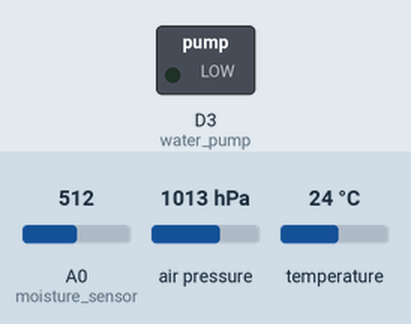
Recording of a sketch running on a simulated ESP8266 (NodeMCU). Shown: switched loads named in the sketch (green lamp = pin HIGH). The test bench sets the inputs (shaded band); at power-on: A0 (moisture_sensor) = 512, air pressure 1013 hPa, temperature 24 °C. WiFi joins after 1.5 s; servers stay silent unless stated; no MQTT or app messages arrive unless stated; what the sketch prints to the serial monitor is not drawn.

Above: at 3.7 s.
3.8 s: A0 (moisture_sensor) set to 882
10.3 s: A0 (moisture_sensor) set to 906
At 15.9 s:
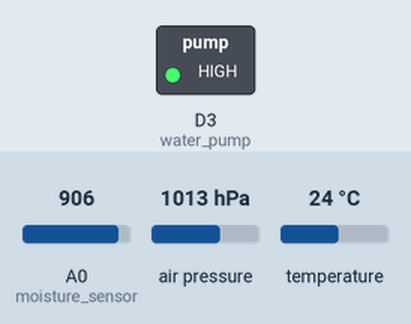
21.5 s: A0 (moisture_sensor) set to 716
At 23.3 s:
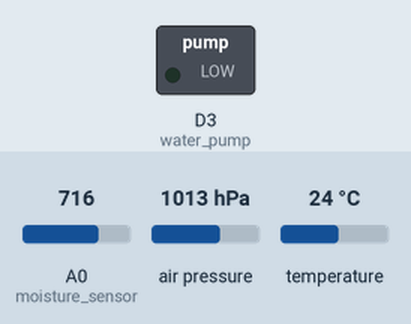
Timing chart, 0 to 24.8 s (numbered marks = the images above; inputs shaded):
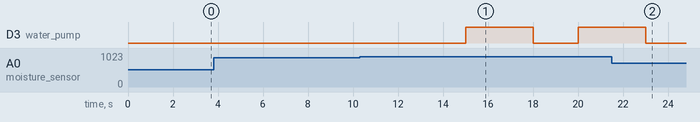

The sketch:

node_beocin_1.ino
```cpp
#include <ESP8266WiFi.h>
#include <PubSubClient.h>
#include <SFE_BMP180.h>
#include <Wire.h>

//Network setup
const char* ssid = "WIFI_SSID";
const char* password = "WIFI_PASSWORD";
const char* mqtt_broker = "MQTT_BROKER_IP_ADDRESS";

//Objects setup
WiFiClient espClient;
PubSubClient client(espClient);
SFE_BMP180 pressure_obj;

//Pin setup
const int moisture_sensor = A0;
const int water_pump = D3;

//Variables
long current_time;
long last_measure = 0;
long pump_timer = 0;
long timer_2 = 0;
bool pump_switch = false;
int moist_value;
double temp_value, pressure_value;
static char pub_moist_value[4];
static char pub_temp_value[6];
static char pub_pressure_value[8];

//--------------------------------------------------------------------------------------------------------------------------------

void wifi_setup(){
  delay(1000);

  //start connecting
  Serial.println("Connecting to: ");
  Serial.println(ssid);

  WiFi.begin(ssid, password);
  while(WiFi.status() != WL_CONNECTED){
      delay(500);
      Serial.print(".");
  }
  Serial.println("");
  Serial.print("WiFi connected - ESP IP address: ");
  Serial.println(WiFi.localIP());
}

void mqtt_reconnect(){
  while(!client.connected()){
    Serial.print("Attempting MQTT connection...");

    if(client.connect("ESP8266-Beocin1")){
      Serial.println("Connection successful");
    } else{
      Serial.print("Connection failed, rc=");
      Serial.print(client.state());
      Serial.println(" try again in 5 seconds");
      delay(5000);
    }
  }
}

//--------------------------------------------------------------------------------------------------------------------------------

int readMoisturePercentage(){
  int value = analogRead(moisture_sensor);
  //Serial.print("Raw value: ");
  //Serial.println(value);
  value = map(value, 1024,180,0,100);
  return value;
}

//--------------------------------------------------------------------------------------------------------------------------------

void initBMP180(){
  if(pressure_obj.begin()){
    Serial.println("BMP180 initialisation successful");
  }else{
    Serial.println("BMP180 initialisation fail");
    initBMP180();
  }
}

double readTemperatureValue(){
  char status_; //lower memory usage
  double temp = 0;

  status_ = pressure_obj.startTemperature();
  if(status_ != 0){
    delay(status_);
    status_ = pressure_obj.getTemperature(temp);
    if(status_ == 0) Serial.println("Error while reading temperature value (step_2)");
  }else{
    Serial.println("Error while reading temperature value (step_1)");
  }

  return temp;
}

double readPressureValue(double temperature){
  char status_; //lower memory usage
  double pressure = 0;

  status_ = pressure_obj.startPressure(3);
  if(status_ != 0){
    delay(status_);
    status_ = pressure_obj.getPressure(pressure, temperature);
    if(status_ == 0) Serial.println("Error while reading pressure value (step_2)");
  }else{
    Serial.println("Error while reading pressure value (step_1)");
  }

  return pressure;
}

//--------------------------------------------------------------------------------------------------------------------------------

void setup() {
  pinMode(moisture_sensor, INPUT);
  pinMode(water_pump, OUTPUT);

  Serial.begin(115200);
  wifi_setup();
  client.setServer(mqtt_broker, 1883);

  initBMP180();

}

void loop() {
  if(!client.connected()) mqtt_reconnect();
  if(!client.loop()) client.connect("ESP8266-Beocin1");

  current_time = millis();

  if(current_time - last_measure > 5000){
    last_measure = current_time;

    moist_value = readMoisturePercentage();
    Serial.print("Moisture sensor reading: ");
    Serial.print(moist_value);
    Serial.println("%");

    if(moist_value < 15 && !pump_switch){
      digitalWrite(water_pump, HIGH);
      pump_timer = millis();
      pump_switch = true;
    }

    temp_value = readTemperatureValue();
    Serial.print("Temperature sensor reading: ");
    Serial.print(temp_value);
    Serial.println(" degree C");

    pressure_value = readPressureValue(temp_value);
    Serial.print("Pressure sensor reading: ");
    Serial.print(pressure_value);
    Serial.println(" mb");

    //MQTT publish
    dtostrf(moist_value, 4, 0, pub_moist_value);
    dtostrf(temp_value, 3, 2, pub_temp_value);
    dtostrf(pressure_value, 3, 2, pub_pressure_value);

    //Publish moist_value on every measure
    client.publish("/node_beocin1/moisture", pub_moist_value);
  }

  if(current_time - pump_timer > 3000 && pump_switch){
    digitalWrite(water_pump, LOW);
    pump_switch = false;
  }

  if(current_time - timer_2 > 1800000 || timer_2 == 0){
    client.publish("/node_beocin1/temperature", pub_temp_value);
    client.publish("/node_beocin1/pressure", pub_pressure_value);
    timer_2 = current_time;
  }

}
```

Measured:
- the behaviour switches between 893 and 894 on A0 (moisture_sensor) (found by bisection; images 0 and 1)
- after the input at 3.8 s, every drawn part: stays the same
- after the input at 10.3 s, D3 (water_pump): LOW → HIGH after 4.7 s, → LOW 3.0 s later, → HIGH 2.0 s later
- after the input at 21.5 s, D3 (water_pump): goes on until 23.0 s, then stays LOW
